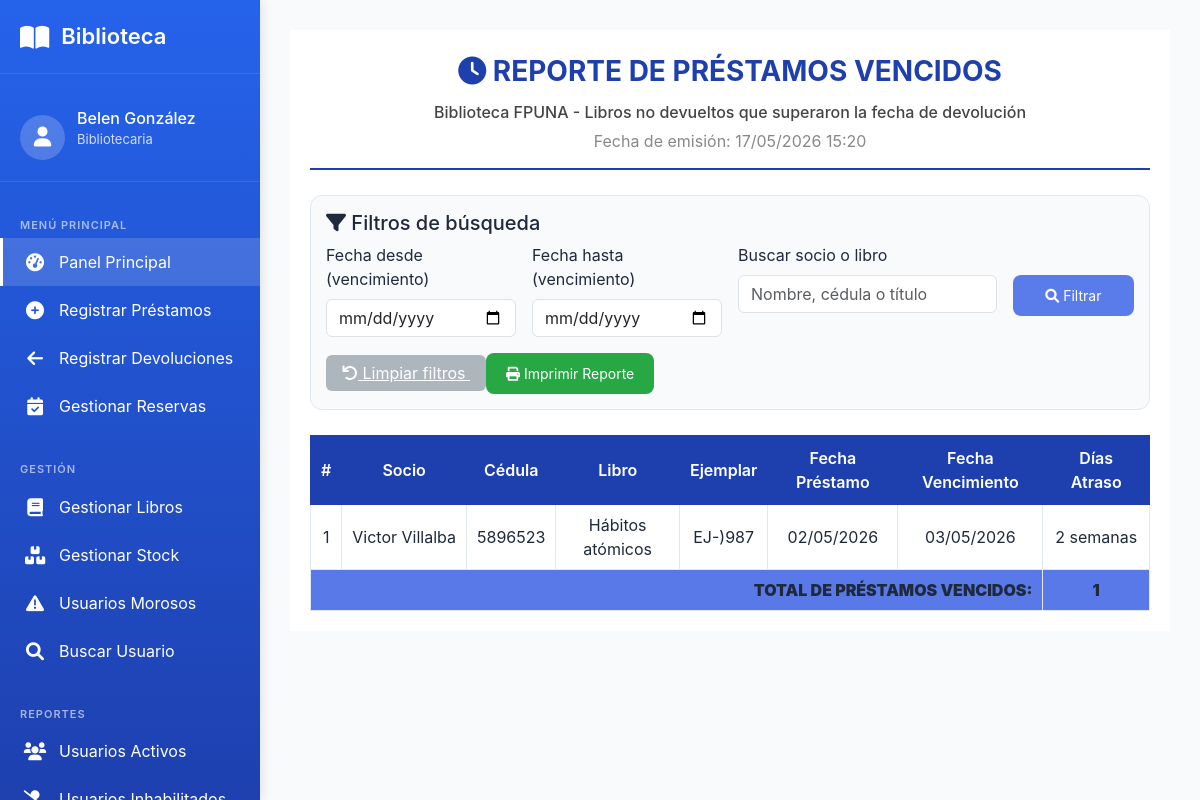
/reporte/prestamos-vencidos/ (signed in), run on an earlier commit of the app's database.
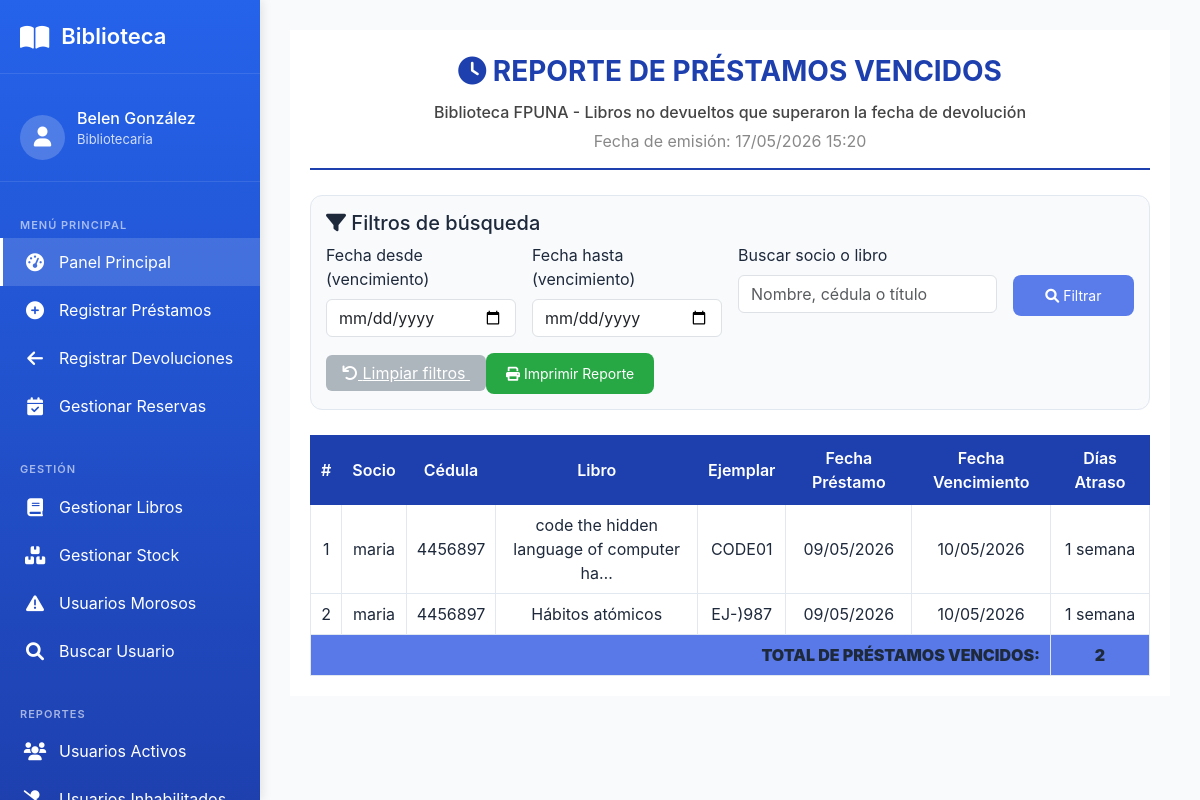
And on a later commit of the database.
### prestamo/models.py (models this page shows, shortened)
class Prestamo(models.Model):
    ESTADO_PRESTAMO_CHOICES = [
        ('SOLICITADO', 'Solicitado'),
        ('ACTIVO', 'Activo'),
        ('VENCIDO', 'Vencido'),
        ('DEVUELTO', 'Devuelto'),
        ('EXTRAVIADO', 'Extraviado'),
        ('CANCELADA', 'Cancelada'),
    ]
    socio = models.ForeignKey(
        Socio,
        on_delete=models.PROTECT,
        related_name='prestamos',
        verbose_name="Socio"
    )
    ejemplar = models.ForeignKey(
        Ejemplar,
        on_delete=models.PROTECT,
        related_name='prestamos',
        verbose_name="Ejemplar"
    )
    dias_solicitados = models.IntegerField(
        verbose_name="Días solicitados",
        help_text="Cantidad de días que el usuario pidió el libro (1-5)",
        null=True,
        blank=True
    )
    fecha_prestamo = models.DateTimeField(
        auto_now_add=True,
        verbose_name="Fecha de préstamo"
    )
    fecha_vencimiento = models.DateField(
        verbose_name="Fecha de vencimiento"
    )
    fecha_devolucion_real = models.DateField(
        null=True,
        blank=True,
        verbose_name="Fecha de devolución real"
    )
    estado = models.CharField(
        max_length=20,
        choices=ESTADO_PRESTAMO_CHOICES,
        default='ACTIVO',
        verbose_name="Estado"
    )
    observaciones = models.TextField(
        blank=True,
        null=True,
        verbose_name="Observaciones"
    )
    class Meta:
        verbose_name = "Préstamo"
        verbose_name_plural = "Préstamos"
        ordering = ['-fecha_prestamo']
        indexes = [
            models.Index(fields=['estado']),
            models.Index(fields=['fecha_vencimiento']),
        ]

### usuario/models.py (models this page shows, shortened)
class Socio(models.Model):
    TIPO_USUARIO_CHOICES = [
        ('estudiante', 'Estudiante'),
        ('docente', 'Docente'),
        ('administrativo', 'Administrativo'),
        ('externo', 'Externo'),
    ]
    ESTADO_SOCIO_CHOICES = [
        ('activo', 'Activo'),
        ('moroso', 'Moroso'),
        ('inhabilitado', 'Inhabilitado'),
    ]
    user = models.OneToOneField(
        User,
        on_delete=models.CASCADE,
        verbose_name="Usuario de Django"
    )
    cedula = models.CharField(
        max_length=20,
        unique=True,
        verbose_name="Cédula"
    )
    telefono = models.CharField(
        max_length=20,
        blank=True,
        null=True,
        verbose_name="Teléfono"
    )
    direccion = models.CharField(
        max_length=150,
        blank=True,
        null=True,
        verbose_name="Dirección"
    )
    carrera = models.CharField(
        max_length=100,
        blank=True,
        null=True,
        verbose_name="Carrera/Profesión"
    )
    tipo_usuario = models.CharField(
        max_length=50,
        choices=TIPO_USUARIO_CHOICES,
        verbose_name="Tipo de usuario"
    )
    estado_socio = models.CharField(
        max_length=20,
        choices=ESTADO_SOCIO_CHOICES,
        default='activo',
        verbose_name="Estado"
    )
    fecha_registro = models.DateField(
        auto_now_add=True,
        verbose_name="Fecha de registro"
    )
    nivel_acceso = models.ForeignKey(
        NivelAcceso,
        on_delete=models.PROTECT,
        verbose_name="Nivel de acceso"
    )
    class Meta:
        verbose_name = "Socio"
        verbose_name_plural = "Socios"

### catalogo/models.py (models this page shows, shortened)
class Ejemplar(models.Model):
    ESTADO_FISICO_CHOICES = [
        ('BUENO', 'Bueno'),
        ('REGULAR', 'Regular'),
        ('MALO', 'Malo'),
        ('DANADO', 'Dañado'),
        ('PERDIDO', 'Perdido'),
    ]
    DISPONIBILIDAD_CHOICES = [
        ('DISPONIBLE', 'Disponible'),
        ('PRESTADO', 'Prestado'),
        ('RESERVADO', 'Reservado'),
        ('EN_REPARACION', 'En reparación'),
    ]
    libro = models.ForeignKey(
        'Libro',
        on_delete=models.PROTECT,
        related_name='ejemplares',
        verbose_name="Libro",
        db_column='isbn_libro'
    )
    codigo_inventario = models.CharField(
        max_length=50,
        unique=True,
        verbose_name="Código de inventario"
    )
    estado_fisico = models.CharField(
        max_length=20,
        choices=ESTADO_FISICO_CHOICES,
        default='BUENO',
        verbose_name="Estado físico"
    )
    disponibilidad = models.CharField(
        max_length=20,
        choices=DISPONIBILIDAD_CHOICES,
        default='DISPONIBLE',
        verbose_name="Disponibilidad"
    )
    ubicacion = models.CharField(
        max_length=100,
        blank=True,
        null=True,
        verbose_name="Ubicación física",
        help_text="Ej: Estante A3, Sección 5, Sala 2, etc."
    )
    class Meta:
        db_table = 'Ejemplar'
        verbose_name = "Ejemplar"
        verbose_name_plural = "Ejemplares"
        indexes = [
            models.Index(fields=['codigo_inventario']),
            models.Index(fields=['disponibilidad']),
        ]

class Libro(models.Model):
    activo = models.BooleanField(default=True, verbose_name="Activo")
    """Libros del catálogo"""
    isbn = models.CharField(
        max_length=20,
        unique=True,
        verbose_name="ISBN"
    )
    titulo = models.CharField(
        max_length=200,
        verbose_name="Título"
    )
    anio_publicacion = models.IntegerField(
        blank=True,
        null=True,
        verbose_name="Año de publicación"
    )
    descripcion = models.TextField(
        blank=True,
        null=True,
        verbose_name="Descripción / Sinopsis",
        help_text="Breve descripción o sinopsis del libro"
    )
    editorial = models.ForeignKey(
        Editorial,
        on_delete=models.PROTECT,
        verbose_name="Editorial"
    )
    categoria = models.ForeignKey(
        Categoria,
        on_delete=models.PROTECT,
        verbose_name="Categoría"
    )
    autores = models.ManyToManyField(
        Autor,
        through='LibroAutor',
        verbose_name="Autores"
    )
    imagen = models.ImageField(
        upload_to='libros/',
        blank=True,
        null=True,
        verbose_name="Imagen de tapa"
    )
    cantidad_total = models.IntegerField(
        default=0,
        verbose_name="Total de ejemplares"
    )
    inventario_disponible = models.IntegerField(
        default=0,
        verbose_name="Ejemplares disponibles"
    )
    class Meta:
        verbose_name = "Libro"
        verbose_name_plural = "Libros"

### prestamo/views.py (the view, shortened to what this page needs)
# urls.py: path('reporte/prestamos-vencidos/', views.reporte_prestamos_vencidos, name='reporte_prestamos_vencidos'),
@staff_member_required
def reporte_prestamos_vencidos(request):
    from datetime import date, timedelta
    from django.db.models import Q
    hoy = date.today()
    fecha_desde = request.GET.get('fecha_desde', '')
    fecha_hasta = request.GET.get('fecha_hasta', '')
    search = request.GET.get('search', '')
    prestamos = Prestamo.objects.filter(
        estado='ACTIVO',
        fecha_vencimiento__lt=hoy
    ).select_related('socio__user', 'ejemplar__libro')
    if fecha_desde:
        prestamos = prestamos.filter(fecha_vencimiento__gte=fecha_desde)
    if fecha_hasta:
        prestamos = prestamos.filter(fecha_vencimiento__lte=fecha_hasta)
    context = {
        'prestamos': prestamos,
        'total_vencidos': prestamos.count(),
        'fecha_desde': fecha_desde,
        'fecha_hasta': fecha_hasta,
        'search': search,
        'hoy': hoy,
        'ahora': timezone.now(),
    }
    return render(request, 'bibliotecario/reporte_prestamos_vencidos.html', context)

### templates/bibliotecario/reporte_prestamos_vencidos.html (shortened to what this page needs)
{% extends 'base/menu_bibliotecario.html' %}
{% load static %}
{% block main_content %}
<div class="report-container">
    <div class="report-header">
        <div class="report-title">
            <i class="fas fa-clock"></i> REPORTE DE PRÉSTAMOS VENCIDOS
        </div>
        <div class="report-subtitle">
            Biblioteca FPUNA - Libros no devueltos que superaron la fecha de devolución
        </div>
        <div class="report-fecha">
            Fecha de emisión: {{ ahora|date:"d/m/Y H:i" }}
        </div>
    </div>
    <div class="filtros no-print">
        <h5><i class="fas fa-filter"></i> Filtros de búsqueda</h5>
        <form method="get" class="row g-3">
            <div class="col-md-3">
                <label class="form-label">Fecha desde (vencimiento)</label>
                <input type="date" name="fecha_desde" class="form-control" value="{{ fecha_desde }}">
            </div>
            <div class="col-md-3">
                <label class="form-label">Fecha hasta (vencimiento)</label>
                <input type="date" name="fecha_hasta" class="form-control" value="{{ fecha_hasta }}">
            </div>
            <div class="col-md-4">
                <label class="form-label">Buscar socio o libro</label>
                <input type="text" name="search" class="form-control" placeholder="Nombre, cédula o título" value="{{ search }}">
            </div>
            <div class="col-md-2">
                <label class="form-label">&nbsp;</label>
                <button type="submit" class="btn-print w-100">
                    <i class="fas fa-search"></i> Filtrar
                </button>
            </div>
            <div class="col-12">
                <a href="{% url 'reporte_prestamos_vencidos' %}" class="btn-limpiar">
                    <i class="fas fa-undo"></i> Limpiar filtros
                </a>
                <button type="button" class="btn-print" onclick="window.print()" style="background: #28a745;">
                    <i class="fas fa-print"></i> Imprimir Reporte
                </button>
            </div>
        </form>
    </div>
    <table class="tabla-reporte">
        <thead>
            <tr>
                <th>#</th>
                <th>Socio</th>
                <th>Cédula</th>
                <th>Libro</th>
                <th>Ejemplar</th>
                <th>Fecha Préstamo</th>
                <th>Fecha Vencimiento</th>
                <th>Días Atraso</th>
            </tr>
        </thead>
        <tbody>
            {% for prestamo in prestamos %}
            <tr>
                <td>{{ forloop.counter }}</td>
                <td>{{ prestamo.socio.user.get_full_name }}</td>
                <td>{{ prestamo.socio.cedula }}</td>
                <td>{{ prestamo.ejemplar.libro.titulo|truncatechars:40 }}</td>
                <td>{{ prestamo.ejemplar.codigo_inventario }}</td>
                <td>{{ prestamo.fecha_prestamo|date:"d/m/Y" }}</td>
                <td>{{ prestamo.fecha_vencimiento|date:"d/m/Y" }}</td>
                <td>{{ prestamo.fecha_vencimiento|timesince }}</td>
            </tr>
            {% empty %}
            <tr>
                <td colspan="8">No hay préstamos vencidos</td>
            </tr>
            {% endfor %}
        </tbody>
        <tfoot>
            <tr class="total-row">
                <td colspan="7" style="text-align: right;"><strong>TOTAL DE PRÉSTAMOS VENCIDOS:</strong></td>
                <td><strong>{{ total_vencidos }}</strong></td>
            </tr>
        </tfoot>
    </table>
</div>
{% endblock %}

### templates/base/menu_bibliotecario.html (shortened to what this page needs)
<!DOCTYPE html>
<html lang="es">
<head>
    <link href="https://cdn.jsdelivr.net/npm/bootstrap@5.3.0-alpha1/dist/css/bootstrap.min.css" rel="stylesheet">
    <link rel="stylesheet" href="https://cdnjs.cloudflare.com/ajax/libs/font-awesome/6.0.0/css/all.min.css">
</head>
<body>
    <div class="sidebar">
        <div class="sidebar-header">
            <div class="logo">
                <i class="fas fa-book-open"></i>
                <span>Biblioteca</span>
            </div>
        </div>
        <div class="user-info">
            <div class="user-avatar">
                <i class="fas fa-user"></i>
            </div>
            <div class="user-details">
                <h4>{{ user.get_full_name|default:user.username }}</h4>
                <p>Bibliotecaria</p>
            </div>
        </div>
        <div class="menu-section">MENÚ PRINCIPAL</div>
        <ul class="sidebar-menu">
            <li class="menu-item" id="menu-dashboard">
                <a href="{% url 'dashboard_bibliotecario' %}">
                    <i class="fas fa-tachometer-alt"></i>
                    <span>Panel Principal</span>
                </a>
            </li>
            <li class="menu-item" id="menu-prestamo">
                <a href="{% url 'prestamo_nuevo_bibliotecario' %}">
                    <i class="fas fa-plus-circle"></i>
                    <span>Registrar Préstamos</span>
                </a>
            </li>
            <li class="menu-item" id="menu-devolucion">
                <a href="{% url 'registrar_devolucion' %}">
                    <i class="fas fa-arrow-left"></i>
                    <span>Registrar Devoluciones</span>
                </a>
            </li>
            <li class="menu-item" id="menu-reservas">
                <a href="{% url 'gestionar_reservas' %}">
                    <i class="fas fa-calendar-check"></i>
                    <span>Gestionar Reservas</span>
                </a>
            </li>
        </ul>
        <div class="menu-section">GESTIÓN</div>
        <ul class="sidebar-menu">
            <li class="menu-item" id="menu-libros">
                <a href="{% url 'gestionar_libros' %}">
                    <i class="fas fa-book"></i>
                    <span>Gestionar Libros</span>
                </a>
            </li>
            <li class="menu-item" id="menu-stock">
                <a href="{% url 'gestionar_ejemplares' %}">
                    <i class="fas fa-boxes"></i>
                    <span>Gestionar Stock</span>
                </a>
            </li>
            <li class="menu-item" id="menu-morosos">
                <a href="{% url 'gestionar_multas' %}">
                    <i class="fas fa-exclamation-triangle"></i>
                    <span>Usuarios Morosos</span>
                </a>
            </li>
            <li class="menu-item" id="menu-buscar-usuario">
                <a href="{% url 'buscar_usuario' %}">
                    <i class="fas fa-search"></i>
                    <span>Buscar Usuario</span>
                </a>
            </li>
        </ul>
        <div class="menu-section">REPORTES</div>
        <ul class="sidebar-menu">
            <li class="menu-item">
                <a href="{% url 'reporte_usuarios_activos' %}">
                    <i class="fas fa-users"></i>
                    <span>Usuarios Activos</span>
                </a>
            </li>
            <li class="menu-item">
                <a href="{% url 'reporte_usuarios_inhabilitados' %}">
                    <i class="fas fa-user-slash"></i>
                    <span>Usuarios Inhabilitados</span>
                </a>
            </li>
        </ul>
    </div>
    <div class="main-content">
        {% block main_content %}{% endblock %}
    </div>
</body>
</html>

What changed in the data, as far as the page shows it:
no longer on this page (row edited): Prestamo: socio.user.get_full_name "Victor Villalba", socio.cedula "5896523", ejemplar.libro.titulo "Hábitos atómicos", ejemplar.codigo_inventario "EJ-)987", fecha_prestamo "02/05/2026", fecha_vencimiento "03/05/2026", fecha_vencimiento "2 semanas"
added Prestamo: socio.user.get_full_name "maria", socio.cedula "4456897", ejemplar.libro.titulo "code the hidden language of computer ha…", ejemplar.codigo_inventario "CODE01", fecha_prestamo "09/05/2026", fecha_vencimiento "10/05/2026", fecha_vencimiento "1 semana"
added Prestamo: socio.user.get_full_name "maria", socio.cedula "4456897", ejemplar.libro.titulo "Hábitos atómicos", ejemplar.codigo_inventario "EJ-)987", fecha_prestamo "09/05/2026", fecha_vencimiento "10/05/2026", fecha_vencimiento "1 semana"
Also different on the page:
{{ total_vencidos }}: "1" → "2"
